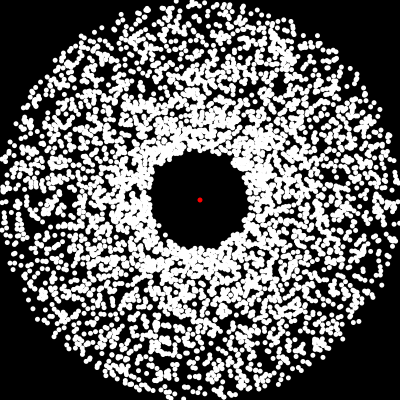
Frame 1 (no input)
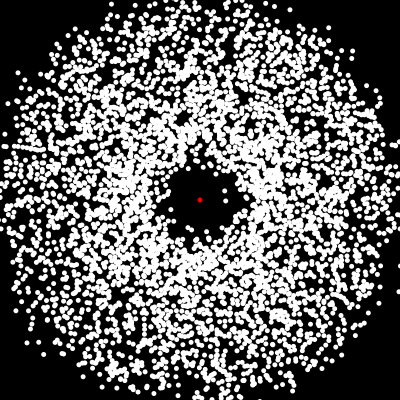
Frame 60 (the mouse pressed at the canvas centre just before this capture)
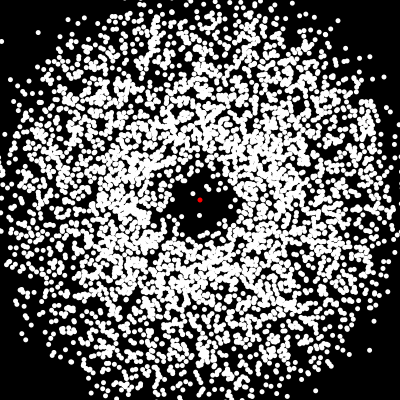
Frame 120 (the mouse held since frame 60 and released just before this capture)

The Processing sketch that drew these frames (run headless with seeded random() and noise(); from frame 60 on, the mouse is pressed at the canvas centre):

// Processing sketch: Thunder
// ── Thunder.pde
int edge=5;
int NUM=5000;
int speed=2;
float[] x=new float[NUM];
float[] y=new float[NUM];
float[] r=new float[NUM];
float[] theta=new float[NUM];
float[] fixed_x=new float[NUM];
float[] fixed_y=new float[NUM];
float[] fixed_hue=new float[NUM];
int nan=1000;
float hue=0;
 
void setup(){
  size(400,400);
  colorMode(HSB);
  for(int i=0;i<NUM;i++){
  r[i]=random(50,200);
  theta[i]=random(0,2*PI);
  x[i]=int(width/2+r[i]*cos(theta[i]));
  y[i]=int(width/2+r[i]*sin(theta[i]));
  }
  fixed_hue[0]=hue;
  fixed_x[0]=width/2;
  fixed_y[0]=height/2;
  for(int i=1;i<NUM;i++){
    fixed_x[i]=nan;
    fixed_y[i]=nan;
  }
  noStroke();
}
 
void draw(){
  background(0);
  Disp_Move_Molecular();
  Disp_Fixed_Molecular();
  CheckHit();
}
 
void Disp_Move_Molecular(){
  fill(255);
  for(int i=0;i<NUM;i++){
   if(x[i]!=nan){
    theta[i]=random(0,2*PI);
    x[i]+= speed*cos(theta[i]);
    y[i]+= speed*sin(theta[i]);
      ellipse(x[i],y[i],edge,edge);
    }
  }
}
 
void Disp_Fixed_Molecular(){
   for(int i=0;i<NUM;i++){
     if(fixed_x[i]!=nan){
       fill(fixed_hue[i],255,255);
       ellipse(fixed_x[i],fixed_y[i],edge,edge);
     }
      
  }
}
 
void CheckHit(){
   for(int i=0;i<NUM;i++){
     if(x[i]!=nan){
       for(int j=0;j<NUM;j++){
         if(fixed_x[j]!=nan){
           if(distance(i,j)<=edge){
             fixed_x[i]=x[i];
             fixed_y[i]=y[i];
             x[i]=nan;
             y[i]=nan;
             hue+=0.1;
             if(hue>255){
               hue=0;
             }
             fixed_hue[i]=hue;
           }
         }
       }
     }
  }
}
 
float distance(int i,int j){
  float d;
  d=sq(x[i]-fixed_x[j])+sq(y[i]-fixed_y[j]);
  return sqrt(d);
}
